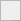
  <widget class="QFrame" name="frame_3">
   <property name="geometry">
    <rect>
     <x>70</x>
     <y>920</y>
     <width>21</width>
     <height>21</height>
    </rect>
   </property>
   <property name="frameShape">
    <enum>QFrame::StyledPanel</enum>
   </property>
   <property name="frameShadow">
    <enum>QFrame::Raised</enum>
   </property>
   <widget class="QPushButton" name="BTN_FILL_UP_STAIR_4">
    <property name="geometry">
     <rect>
      <x>120</x>
      <y>70</y>
      <width>101</width>
      <height>31</height>
     </rect>
    </property>
    <property name="font">
     <font>
      <pointsize>7</pointsize>
     </font>
    </property>
    <property name="text">
     <string>Fill up stair2 (BW)</string>
    </property>
   </widget>
   <widget class="QPushButton" name="BTN_FILL_DN_STAIR_4">
    <property name="geometry">
     <rect>
      <x>10</x>
      <y>102</y>
      <width>101</width>
      <height>31</height>
     </rect>
    </property>
    <property name="font">
     <font>
      <pointsize>7</pointsize>
     </font>
    </property>
    <property name="text">
     <string>Fill down stair2 (FW)</string>
    </property>
   </widget>
   <widget class="QPushButton" name="BTN_FILL_DN_STAIR_3">
    <property name="geometry">
     <rect>
      <x>120</x>
      <y>102</y>
      <width>101</width>
      <height>31</height>
     </rect>
    </property>
    <property name="font">
     <font>
      <pointsize>7</pointsize>
     </font>
    </property>
    <property name="text">
     <string>Fill down stair2 (BW)</string>
    </property>
   </widget>
   <widget class="QPushButton" name="BTN_FILL_UP_STAIR_2">
    <property name="geometry">
     <rect>
      <x>120</x>
      <y>168</y>
      <width>101</width>
      <height>31</height>
     </rect>
    </property>
    <property name="font">
     <font>
      <pointsize>7</pointsize>
     </font>
    </property>
    <property name="text">
     <string>Fill up stair (BW)</string>
    </property>
   </widget>
   <widget class="QLineEdit" name="LE_FW_TERRAIN_HEIGT">
    <property name="geometry">
     <rect>
      <x>90</x>
      <y>240</y>
      <width>41</width>
      <height>21</height>
     </rect>
    </property>
    <property name="font">
     <font>
      <pointsize>7</pointsize>
     </font>
    </property>
    <property name="text">
     <string>0.15</string>
    </property>
   </widget>
   <widget class="QLineEdit" name="LE_FW_TERRAIN_LENGTH">
    <property name="geometry">
     <rect>
      <x>90</x>
      <y>270</y>
      <width>41</width>
      <height>21</height>
     </rect>
    </property>
    <property name="font">
     <font>
      <pointsize>7</pointsize>
     </font>
    </property>
    <property name="text">
     <string>0.38</string>
    </property>
   </widget>
   <widget class="QLabel" name="LB_Y_AXIS_11">
    <property name="geometry">
     <rect>
      <x>10</x>
      <y>240</y>
      <width>71</width>
      <height>22</height>
     </rect>
    </property>
    <property name="sizePolicy">
     <sizepolicy hsizetype="Fixed" vsizetype="Preferred">
      <horstretch>0</horstretch>
      <verstretch>0</verstretch>
     </sizepolicy>
    </property>
    <property name="minimumSize">
     <size>
      <width>40</width>
      <height>0</height>
     </size>
    </property>
    <property name="font">
     <font>
      <pointsize>7</pointsize>
     </font>
    </property>
    <property name="text">
     <string>Terrain Height</string>
    </property>
   </widget>
   <widget class="QPushButton" name="BTN_FILL_UP_STAIR">
    <property name="geometry">
     <rect>
      <x>10</x>
      <y>168</y>
      <width>101</width>
      <height>31</height>
     </rect>
    </property>
    <property name="font">
     <font>
      <pointsize>7</pointsize>
     </font>
    </property>
    <property name="text">
     <string>Fill up stair (FW)</string>
    </property>
   </widget>
   <widget class="QLabel" name="LB_Y_AXIS_12">
    <property name="geometry">
     <rect>
      <x>10</x>
      <y>270</y>
      <width>71</width>
      <height>22</height>
     </rect>
    </property>
    <property name="sizePolicy">
     <sizepolicy hsizetype="Fixed" vsizetype="Preferred">
      <horstretch>0</horstretch>
      <verstretch>0</verstretch>
     </sizepolicy>
    </property>
    <property name="minimumSize">
     <size>
      <width>40</width>
      <height>0</height>
     </size>
    </property>
    <property name="font">
     <font>
      <pointsize>7</pointsize>
     </font>
    </property>
    <property name="text">
     <string>Terrain Length</string>
    </property>
   </widget>
   <widget class="QPushButton" name="BTN_FILL_DN_STAIR">
    <property name="geometry">
     <rect>
      <x>10</x>
      <y>200</y>
      <width>101</width>
      <height>31</height>
     </rect>
    </property>
    <property name="font">
     <font>
      <pointsize>7</pointsize>
     </font>
    </property>
    <property name="text">
     <string>Fill down stair (FW)</string>
    </property>
   </widget>
   <widget class="QPushButton" name="BTN_FILL_UP_STAIR_3">
    <property name="geometry">
     <rect>
      <x>10</x>
      <y>70</y>
      <width>101</width>
      <height>31</height>
     </rect>
    </property>
    <property name="font">
     <font>
      <pointsize>7</pointsize>
     </font>
    </property>
    <property name="text">
     <string>Fill up stair2 (FW)</string>
    </property>
   </widget>
   <widget class="QPushButton" name="BTN_FILL_DN_STAIR_2">
    <property name="geometry">
     <rect>
      <x>120</x>
      <y>200</y>
      <width>101</width>
      <height>31</height>
     </rect>
    </property>
    <property name="font">
     <font>
      <pointsize>7</pointsize>
     </font>
    </property>
    <property name="text">
     <string>Fill down stair (BW)</string>
    </property>
   </widget>
   <widget class="QPushButton" name="BTN_FILL_1ST_DSP">
    <property name="geometry">
     <rect>
      <x>10</x>
      <y>20</y>
      <width>91</width>
      <height>31</height>
     </rect>
    </property>
    <property name="font">
     <font>
      <pointsize>7</pointsize>
     </font>
    </property>
    <property name="text">
     <string>Fill 1st DSP</string>
    </property>
   </widget>
  </widget>
